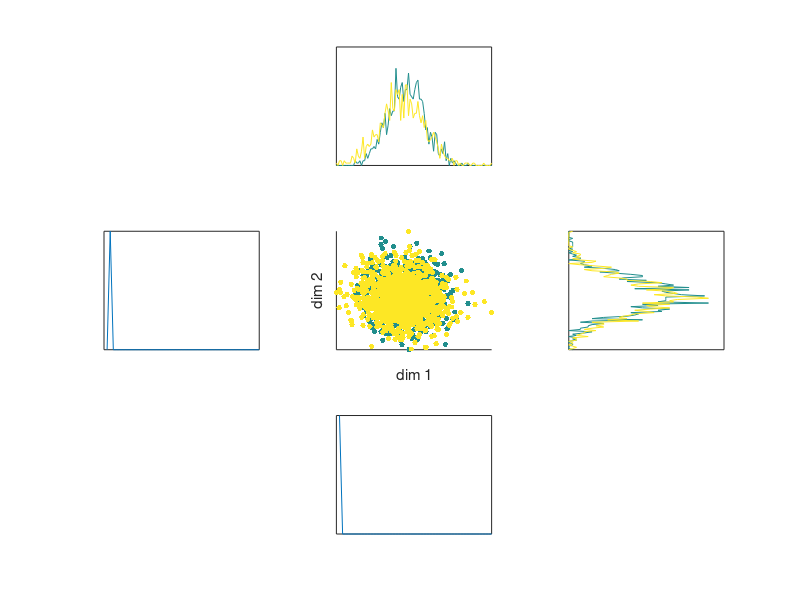
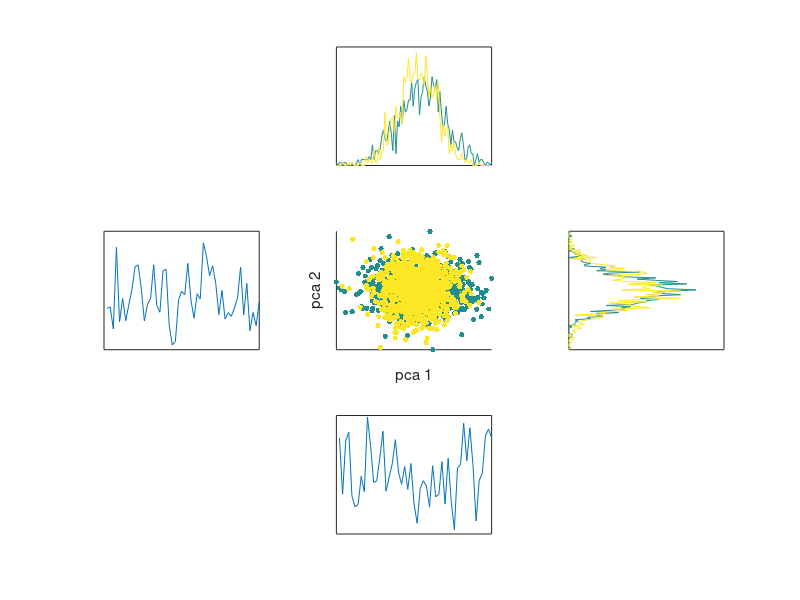

MATLAB code to generate these figures, in order: (Note: this script raises an error after producing the figures.)
function cluster
clc
close all

if true
    dims = 50;
    n = 1000;
    c = 2;
    
    % make c clusters with n datapoints each in dims dimensional space
    for i = 1:c
        mu = randn(1,dims);%*20*i;
        sig = randn(dims);
        sig = sig'*sig; % covariance matrix must be symmetric positive semi-definite (x'Mx >= 0)
        
        data(:,:,i) = mvnrnd(mu,sig,n);
    end
    
    ids = reshape(repmat(1:c,n,1),[c*n 1]);
    
    % flatten list
    data = reshape(permute(data,[1 3 2]),[c*n dims]);
end

% project along first two dimensions
k = eye(dims,2);
show(data,k,ids,{'dim 1','dim 2'});

% project along principle components
pca = princomp(data);
show(data,pca(:,1:2),ids,{'pca 1','pca 2'})

% useful to understand pca in terms of svd
if false
    data = data-repmat(mean(data),c*n,1);
    
    [U,S,V] = svd(data); % data = U*S*V'
    S=diag(S);
    
    show(data,V(:,1:2)./repmat(S(1:2)',dims,1),ids,{'svd 1','svd 2'});
end

% one good dimension is the one connecting the centroids of the clusters
d = diff(cell2mat(arrayfun(@(x) mean(data(ids==x,:)),[1; 2],'UniformOutput',false)));
d = d'/norm(d);

% http://en.wikipedia.org/wiki/Kullback%E2%80%93Leibler_divergence
% kl distance is scalar measure of difference between two distributions
% (the hill climbing isn't working yet...)
%kl = getKL(data,ids,d);
kl = getKL(data,ids,ones(dims,1));

show(data,[kl d],ids,{'kl','u diff'});
end

function show(data,dims,ids,labels)
if ~size(dims,2) == 2
    error('need exactly 2 dims')
end

u = unique(ids);
c = length(u);

proj = data*dims;

xlims = minmax(proj(:,1));
ylims = minmax(proj(:,2));

    function out = minmax(in)
        out = cellfun(@(f) f(in(:)),{@min @max});
    end

fig = figure;
colors = colormap;
for i = 1:c
    inds = find(ids==u(i));
    d = proj(inds,:);
    
    color = colors(ceil(size(colormap,1)*i/c),:);
    subplot(3,3,5)
    
    h=scatter(d(:,1),d(:,2),150,repmat(color,size(d,1),1),'.');
    h=get(h,'Children');
    for j=1:length(h)
        set(h(j),'HitTest','on');
        set(h(j),'ButtonDownFcn',{@callback,fig,data(inds(j),:),color});
    end
    
    if i == 1
        xlim(xlims);
        ylim(ylims);
        clean;
        xlabel(labels{1});
        ylabel(labels{2});
        hold on
    end
    
    subplot(3,3,2)
    distPlot(1,xlims,false);
    
    subplot(3,3,6)
    distPlot(2,ylims,true);
end

%need clear button

    function clean
        cellfun(@(x) set(gca,x,[]),{'XTick','YTick'});
    end

    function distPlot(col,lims,vert)
        bins = linspace(lims(1),lims(2),100);
        h = hist(d(:,col),bins);
        if vert
            x=h;
            y=bins;
            f=@ylim;
        else
            x=bins;
            y=h;
            f=@xlim;
        end
        plot(x,y,'Color',color);
        
        if i == 1
            f(lims);
            clean;
            hold on
        end
    end

arrayfun(@dimPlot,[8 4],1:2);
    function dimPlot(x,i)
        subplot(3,3,x)
        plot(dims(:,i))
        clean;
        hold on
    end

    function callback(src,evt,f,vect,color) 
        figure(f);
        arrayfun(@(x)plotPoint(x,vect,color),[8 4]);
    end

    function plotPoint(x,vect,color)
        subplot(3,3,x)
        plot(vect/norm(vect),'Color',color)
    end
end

function out = getKL(data,ids,x0)
u = unique(ids);
if length(u)~=2
    error('need exactly 2 ids')
end

out = fminunc(@score,x0);
    function out = score(x)
        x = x/norm(x); % would be better to use polar coordinates and use fmincon on a hemi-hypersphere
        d = data*x;
        m = minmax(d);
        
        dists = cell2mat(arrayfun(@(x) hist(d(ids==x),linspace(m(1),m(2),100)),u,'UniformOutput',false));
        out = -kl(dists');
    end
end

function out=kl(d)
d=d+eps;%prevent nans/infs
out=sum(d(:,1).*reallog(d(:,1)./d(:,2)));
end